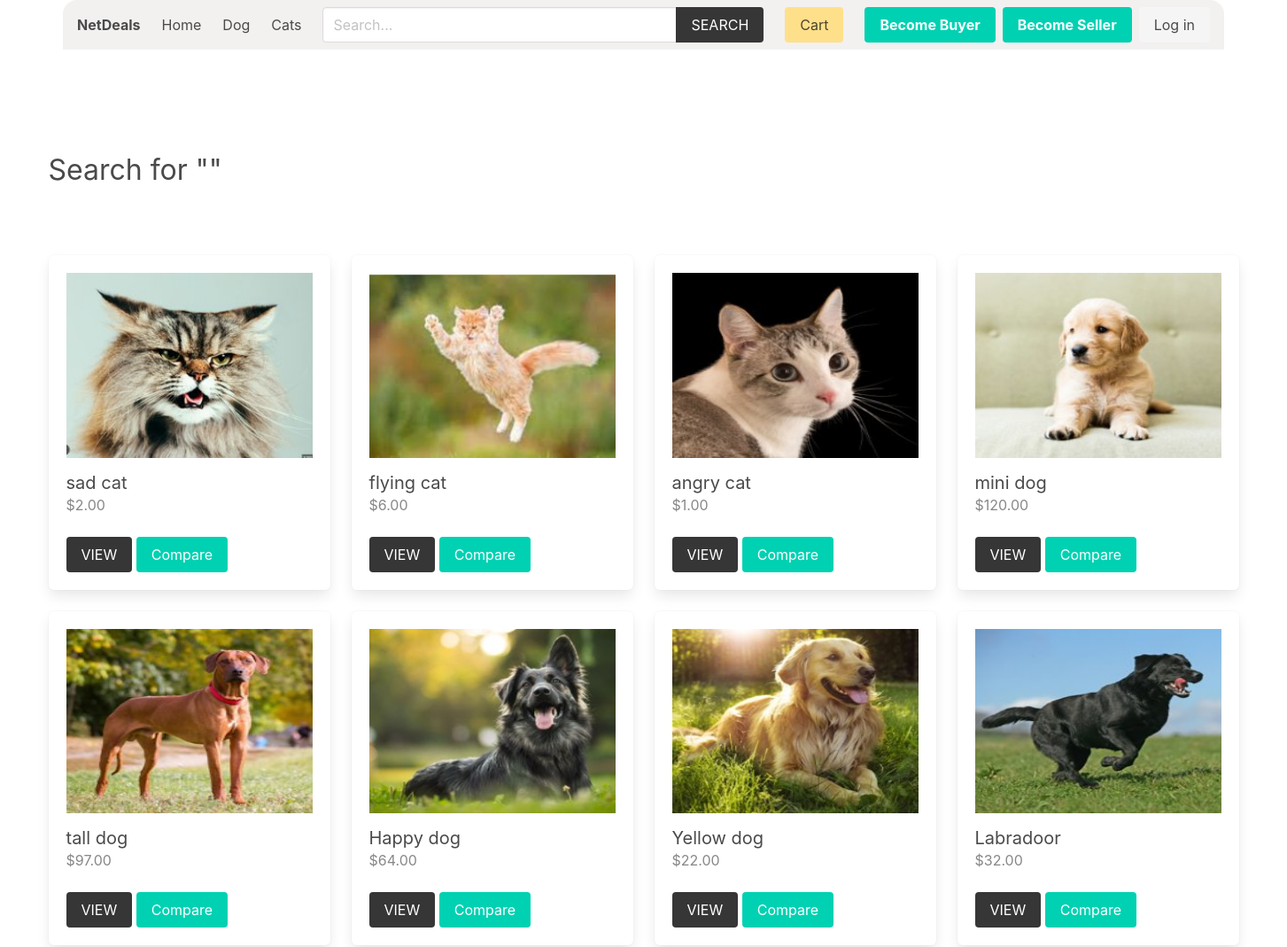
/product/search (upper part), run on an earlier commit of the app's database.
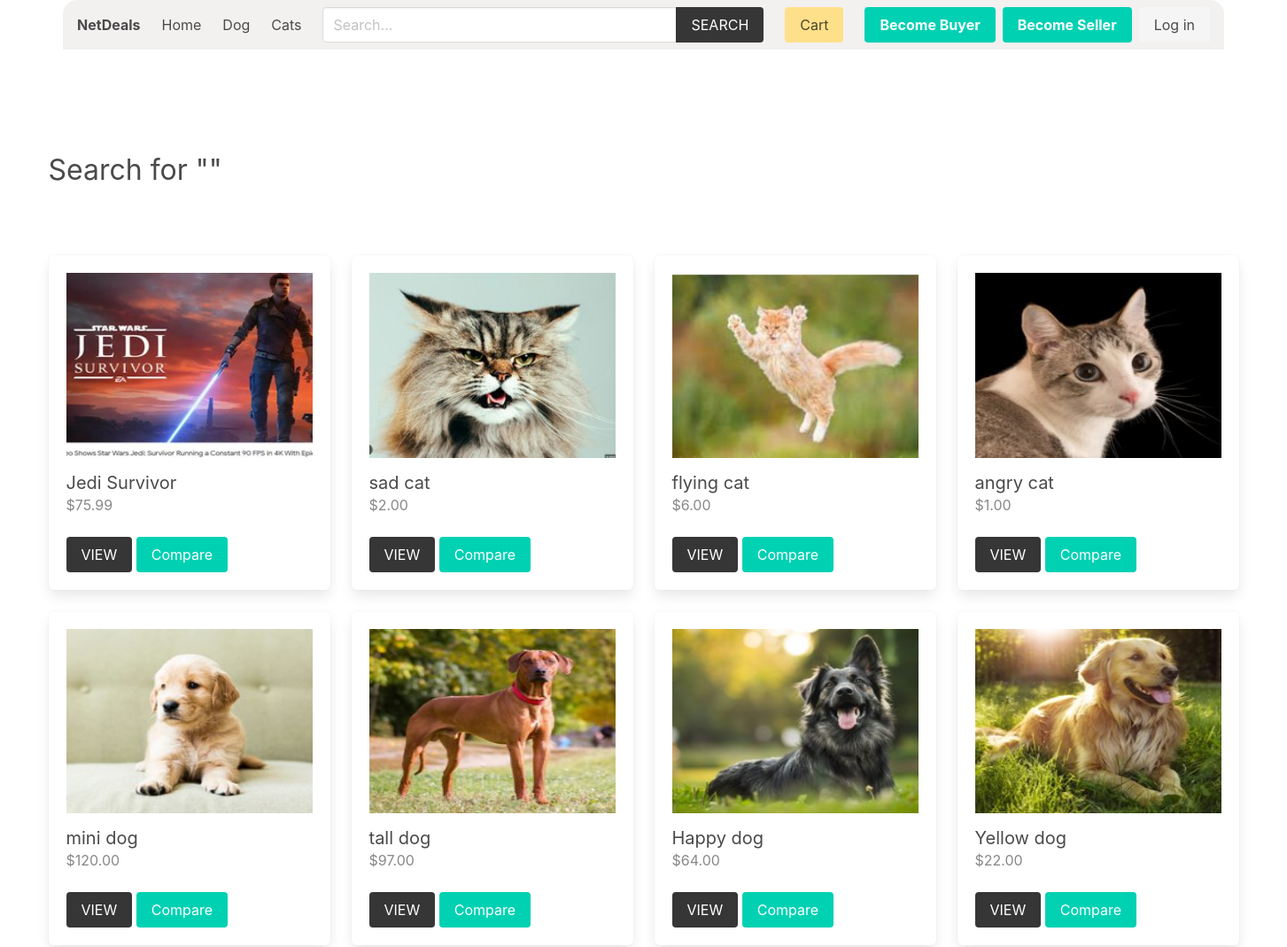
And on a later commit of the database.
### product/models.py (models this page shows, shortened)
class Category(models.Model):
    title = models.CharField(max_length=50)
    slug = models.SlugField(max_length=55)
    ordering = models.IntegerField(default=0)
    class Meta:
        ordering = ['ordering']

class Product(models.Model):
    quantity = models.PositiveIntegerField(default=0)
    category = models.ForeignKey(Category, related_name='products', on_delete=models.CASCADE)
    seller = models.ForeignKey(SellerProfile, related_name="products", on_delete=models.CASCADE)
    title = models.CharField(max_length=50)
    slug = models.SlugField(max_length=55)
    description = models.TextField(blank=True, null=True)
    price = models.DecimalField(max_digits=6, decimal_places=2)
    added_date = models.DateTimeField(auto_now_add=True)
    image = models.ImageField(upload_to='uploads/', blank=True, null=True)
    thumbnail = models.ImageField(upload_to='uploads/', blank=True, null=True) # Change uploads to thumbnails
    image2 = models.ImageField(upload_to='uploads/', blank=True, null=True)
    thumbnail2 = models.ImageField(upload_to='uploads/thumbnails/', blank=True, null=True)
    image3 = models.ImageField(upload_to='uploads/', blank=True, null=True)
    thumbnail3 = models.ImageField(upload_to='uploads/thumbnails/', blank=True, null=True)
    image4 = models.ImageField(upload_to='uploads/', blank=True, null=True)
    thumbnail4 = models.ImageField(upload_to='uploads/thumbnails/', blank=True, null=True)
    class Meta:
        ordering = ['-added_date']
    def get_thumbnail(self):
        if self.thumbnail:
            return self.thumbnail.url

### product/views.py (the view)
# urls.py: path('search', views.search, name="search"),
def search(request):
    query = request.GET.get('query', '') # second is default parameter which is empty
    products = Product.objects.filter(Q(title__icontains=query) | Q(description__icontains=query))
    return render(request, 'product/search.html', {'products':products, 'query': query})

### cart/cart.py (called while the page is built)
    def __len__(self):
        return sum(item['quantity'] for item in self.cart.values())

### cart/context_processors.py (called while the page is built)
def cart(request):
    return {'cart': Cart(request)}

### product/context_processors.py (called while the page is built)
def menu_categories(request):
    categories = Category.objects.all()
    return {'categories': categories}

### templates/product/search.html (shortened to what this page needs)
{% extends 'core/base.html' %}
{% block content %}
    <div class="columns is-multiline mb-6">
        <div class="column is-12 has-test-centered mt-6 mb-6">
            <h2 class="is-size-3"> Search for "{{query}}"</h2>
        </div>
        {% for product in products %}
            {% include 'product/parts/list_item.html' %}
        {% endfor %}
    </div>
{% endblock content %}

### templates/core/base.html (shortened to what this page needs)
{% load static %}
{% load product_filters %}
<!DOCTYPE html>
<html lang="en">
<head>
    <link rel="stylesheet" href="https://cdn.jsdelivr.net/npm/bulma@0.9.2/css/bulma.min.css">
    <link rel="stylesheet" href="{% static 'css/main.css' %}">
</head>
<body>
    <div class="container px-4">
        <nav class="navbar px-4" role="navigation" aria-label="main navigation">
            <div class="navbar-brand">
                <a class="navbar-item" href="{% url 'core:home' %}">
                    <h1><strong>NetDeals</strong></h1>
                </a>
            </div>
            <div id="navbarBasicExample" class="navbar-menu">
                <div class="navbar-start">
                <a class="navbar-item" href="{% url 'core:home' %}">
                    Home
                </a>
                {% for category in categories %}
                    <a class="navbar-item" href="{% url 'product:category' category.slug %}">
                        {{category.title}}
                    </a>
                {% endfor %}
                </div>
                <div class="navbar-start">
                    <div class="navbar-item">
                        <form method="get" action="{% url 'product:search' %}">
                            <div class="field has-addons">
                                <div class="control">
                                    <input type="search" name="query" id="" class="input" placeholder="Search...">
                                </div>
                                <div class="control">
                                    <button class="button is-dark is-uppercase">Search</button>
                                </div>
                            </div>
                        </form>
                    </div>
                </div>
                <div class="navbar-end">
                <div class="navbar-item">
                    <a href="{% url 'cart:cart' %}" class="button is-warning">Cart {% if cart %}({{cart|length}}){% endif %}</a>
                </div>
                {% if user.role == 'seller' %}
                <div class="navbar-item has-dropdown is-hoverable">
                    <a class="navbar-link is-capitalized">
                    {{user.seller.name}}
                    </a>
                    <div class="navbar-dropdown">
                    <a class="navbar-item" href="{% url 'seller:seller-dashboard' %}">
                        Dashboard
                    </a>
                    <a class="navbar-item" href="{% url 'seller:order-history' %}">
                        Order History
                    </a>
                    <a class="navbar-item" href="{% url 'seller:edit-seller' %}">
                        Update Profile
                    </a>
                    <a class="navbar-item" href="{% url 'seller:add-product' %}">
                        Add Product
                    </a>
                    <hr class="navbar-divider">
                    <a class="navbar-item" href="{% url 'seller:logout' %}">
                        Logout
                    </a>
                    </div>
                </div>
                {% else %}
                <div class="navbar-item">
                    <div class="buttons">
                        <a class="button is-primary" href="{% url 'buyer:become-buyer' %}">
                            <strong>Become Buyer</strong>
                        </a>
                        <a class="button is-primary" href="{% url 'seller:become-seller' %}">
                            <strong>Become Seller</strong>
                        </a>
                        <a class="button is-light" href="{% url 'core:login' %}">
                            Log in
                        </a>
                    </div>
                </div>
                {% endif %}
                </div>
            </div>
            </nav>
    </div>
    <section class="section">
        <div class="container">
            {% block content %}{% endblock content %}
        </div>
    </section>
</body>
</html>

### templates/product/parts/list_item.html (shortened to what this page needs)
<div class="column is-3 product-list-item">
    <div class="box">
        <figure class="image is-4by3 mb-4">
            <img src="{{ product.get_thumbnail }}" alt="{{product.title}}">
        </figure>
        <h2 class="subtitle">{{product.title}}</h2>
        <h3 class="price is-size-6 mb-5">${{product.price}}</h3>
        <a href="{% url 'product:product' product.category.slug product.slug %}" class="button is-dark is-uppercase">View</a>
         <button type="button" class="button is-primary" onclick="compareProduct({{ product.pk }})">Compare</button>
        </div>
</div>

What changed in the data, as far as the page shows it:
no longer on this page (row unchanged): Product: get_thumbnail (picture), title "Labradoor", price "32.00"
added Product: get_thumbnail (picture), title "Jedi Survivor", price "75.99"
